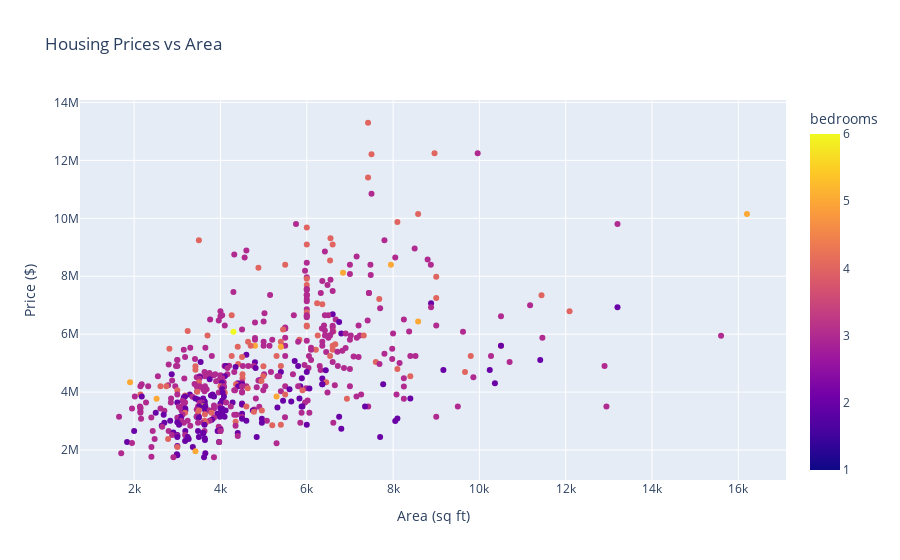

Notebook cell for this chart:
### Code cell
fig = px.scatter(df, x='area', y='price', color='bedrooms',
                 title='Housing Prices vs Area',
                 labels={'area': 'Area (sq ft)', 'price': 'Price ($)'})
fig.show()

### Figure 1 — Plotly figure (JSON) as saved in the notebook; plotly's stock layout.template omitted (floating-point values rounded to 4 significant figures; data arrays with more than 128 entries replaced by an {"elided": "..."} marker saying what was removed)
{"data": [{"hovertemplate": "Area (sq ft)=%{x}<br>Price ($)=%{y}<br>bedrooms=%{marker.color}<extra></extra>", "legendgroup": "", "marker": {"color": {"elided": "545 int values"}, "coloraxis": "coloraxis", "symbol": "circle"}, "mode": "markers", "name": "", "orientation": "v", "showlegend": false, "type": "scatter", "x": {"elided": "545 int values"}, "xaxis": "x", "y": {"elided": "545 int values"}, "yaxis": "y"}], "layout": {"coloraxis": {"colorbar": {"title": {"text": "bedrooms"}}, "colorscale": [[0, "#0d0887"], [0.1111, "#46039f"], [0.2222, "#7201a8"], [0.3333, "#9c179e"], [0.4444, "#bd3786"], [0.5556, "#d8576b"], [0.6667, "#ed7953"], [0.7778, "#fb9f3a"], [0.8889, "#fdca26"], [1, "#f0f921"]]}, "legend": {"tracegroupgap": 0}, "title": {"text": "Housing Prices vs Area"}, "xaxis": {"anchor": "y", "domain": [0, 1], "title": {"text": "Area (sq ft)"}}, "yaxis": {"anchor": "x", "domain": [0, 1], "title": {"text": "Price ($)"}}}}
